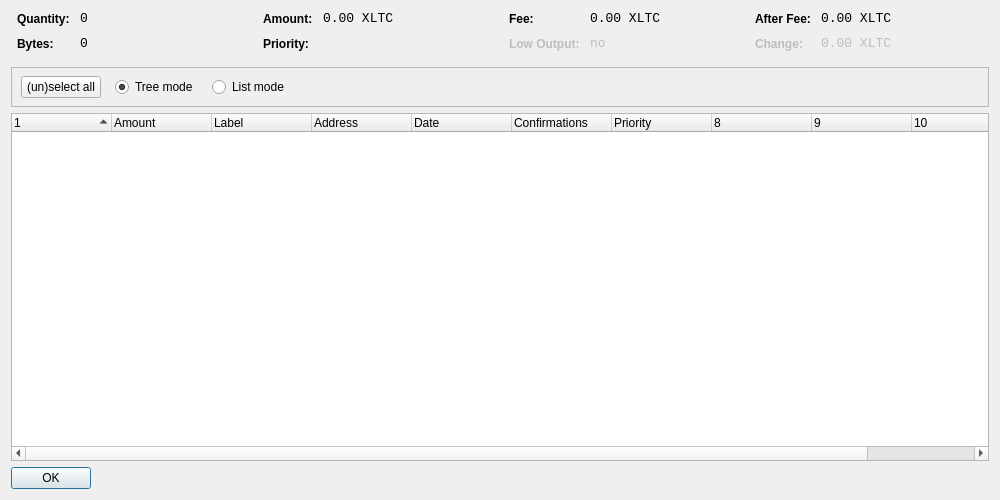
<?xml version="1.0" encoding="UTF-8"?>
<ui version="4.0">
 <class>CoinControlDialog</class>
 <widget class="QDialog" name="CoinControlDialog">
  <property name="geometry">
   <rect>
    <x>0</x>
    <y>0</y>
    <width>1000</width>
    <height>500</height>
   </rect>
  </property>
  <property name="windowTitle">
   <string>Coin Control</string>
  </property>
  <layout class="QVBoxLayout" name="verticalLayout">
   <item>
    <layout class="QHBoxLayout" name="horizontalLayoutTop" stretch="0,0,0,0">
     <property name="topMargin">
      <number>0</number>
     </property>
     <property name="bottomMargin">
      <number>10</number>
     </property>
     <item>
      <layout class="QFormLayout" name="formLayoutCoinControl1">
       <property name="horizontalSpacing">
        <number>10</number>
       </property>
       <property name="verticalSpacing">
        <number>10</number>
       </property>
       <property name="leftMargin">
        <number>6</number>
       </property>
       <property name="rightMargin">
        <number>6</number>
       </property>
       <item row="0" column="0">
        <widget class="QLabel" name="labelCoinControlQuantityText">
         <property name="styleSheet">
          <string notr="true">font-weight:bold;</string>
         </property>
         <property name="text">
          <string>Quantity:</string>
         </property>
        </widget>
       </item>
       <item row="0" column="1">
        <widget class="QLabel" name="labelCoinControlQuantity">
         <property name="font">
          <font>
           <family>Monospace</family>
           <pointsize>10</pointsize>
          </font>
         </property>
         <property name="cursor">
          <cursorShape>IBeamCursor</cursorShape>
         </property>
         <property name="contextMenuPolicy">
          <enum>Qt::ActionsContextMenu</enum>
         </property>
         <property name="text">
          <string notr="true">0</string>
         </property>
         <property name="textInteractionFlags">
          <set>Qt::LinksAccessibleByMouse|Qt::TextSelectableByKeyboard|Qt::TextSelectableByMouse</set>
         </property>
        </widget>
       </item>
       <item row="1" column="0">
        <widget class="QLabel" name="labelCoinControlBytesText">
         <property name="styleSheet">
          <string notr="true">font-weight:bold;</string>
         </property>
         <property name="text">
          <string>Bytes:</string>
         </property>
        </widget>
       </item>
       <item row="1" column="1">
        <widget class="QLabel" name="labelCoinControlBytes">
         <property name="font">
          <font>
           <family>Monospace</family>
           <pointsize>10</pointsize>
          </font>
         </property>
         <property name="cursor">
          <cursorShape>IBeamCursor</cursorShape>
         </property>
         <property name="contextMenuPolicy">
          <enum>Qt::ActionsContextMenu</enum>
         </property>
         <property name="text">
          <string notr="true">0</string>
         </property>
         <property name="textInteractionFlags">
          <set>Qt::LinksAccessibleByMouse|Qt::TextSelectableByKeyboard|Qt::TextSelectableByMouse</set>
         </property>
        </widget>
       </item>
      </layout>
     </item>
     <item>
      <layout class="QFormLayout" name="formLayoutCoinControl2">
       <property name="horizontalSpacing">
        <number>10</number>
       </property>
       <property name="verticalSpacing">
        <number>10</number>
       </property>
       <property name="leftMargin">
        <number>6</number>
       </property>
       <property name="rightMargin">
        <number>6</number>
       </property>
       <item row="0" column="0">
        <widget class="QLabel" name="labelCoinControlAmountText">
         <property name="styleSheet">
          <string notr="true">font-weight:bold;</string>
         </property>
         <property name="text">
          <string>Amount:</string>
         </property>
        </widget>
       </item>
       <item row="0" column="1">
        <widget class="QLabel" name="labelCoinControlAmount">
         <property name="font">
          <font>
           <family>Monospace</family>
           <pointsize>10</pointsize>
          </font>
         </property>
         <property name="cursor">
          <cursorShape>IBeamCursor</cursorShape>
         </property>
         <property name="contextMenuPolicy">
          <enum>Qt::ActionsContextMenu</enum>
         </property>
         <property name="text">
          <string notr="true">0.00 XLTC</string>
         </property>
         <property name="textInteractionFlags">
          <set>Qt::LinksAccessibleByMouse|Qt::TextSelectableByKeyboard|Qt::TextSelectableByMouse</set>
         </property>
        </widget>
       </item>
       <item row="1" column="0">
        <widget class="QLabel" name="labelCoinControlPriorityText">
         <property name="styleSheet">
          <string notr="true">font-weight:bold;</string>
         </property>
         <property name="text">
          <string>Priority:</string>
         </property>
        </widget>
       </item>
       <item row="1" column="1">
        <widget class="QLabel" name="labelCoinControlPriority">
         <property name="font">
          <font>
           <family>Monospace</family>
           <pointsize>10</pointsize>
          </font>
         </property>
         <property name="cursor">
          <cursorShape>IBeamCursor</cursorShape>
         </property>
         <property name="contextMenuPolicy">
          <enum>Qt::ActionsContextMenu</enum>
         </property>
         <property name="text">
          <string/>
         </property>
         <property name="textInteractionFlags">
          <set>Qt::LinksAccessibleByMouse|Qt::TextSelectableByKeyboard|Qt::TextSelectableByMouse</set>
         </property>
        </widget>
       </item>
      </layout>
     </item>
     <item>
      <layout class="QFormLayout" name="formLayoutCoinControl3">
       <property name="horizontalSpacing">
        <number>10</number>
       </property>
       <property name="verticalSpacing">
        <number>10</number>
       </property>
       <property name="leftMargin">
        <number>6</number>
       </property>
       <property name="rightMargin">
        <number>6</number>
       </property>
       <item row="0" column="0">
        <widget class="QLabel" name="labelCoinControlFeeText">
         <property name="styleSheet">
          <string notr="true">font-weight:bold;</string>
         </property>
         <property name="text">
          <string>Fee:</string>
         </property>
        </widget>
       </item>
       <item row="0" column="1">
        <widget class="QLabel" name="labelCoinControlFee">
         <property name="font">
          <font>
           <family>Monospace</family>
           <pointsize>10</pointsize>
          </font>
         </property>
         <property name="cursor">
          <cursorShape>IBeamCursor</cursorShape>
         </property>
         <property name="contextMenuPolicy">
          <enum>Qt::ActionsContextMenu</enum>
         </property>
         <property name="text">
          <string notr="true">0.00 XLTC</string>
         </property>
         <property name="textInteractionFlags">
          <set>Qt::LinksAccessibleByMouse|Qt::TextSelectableByKeyboard|Qt::TextSelectableByMouse</set>
         </property>
        </widget>
       </item>
       <item row="1" column="0">
        <widget class="QLabel" name="labelCoinControlLowOutputText">
         <property name="enabled">
          <bool>false</bool>
         </property>
         <property name="styleSheet">
          <string notr="true">font-weight:bold;</string>
         </property>
         <property name="text">
          <string>Low Output:</string>
         </property>
        </widget>
       </item>
       <item row="1" column="1">
        <widget class="QLabel" name="labelCoinControlLowOutput">
         <property name="enabled">
          <bool>false</bool>
         </property>
         <property name="font">
          <font>
           <family>Monospace</family>
           <pointsize>10</pointsize>
          </font>
         </property>
         <property name="cursor">
          <cursorShape>IBeamCursor</cursorShape>
         </property>
         <property name="contextMenuPolicy">
          <enum>Qt::ActionsContextMenu</enum>
         </property>
         <property name="text">
          <string notr="true">no</string>
         </property>
         <property name="textInteractionFlags">
          <set>Qt::LinksAccessibleByMouse|Qt::TextSelectableByKeyboard|Qt::TextSelectableByMouse</set>
         </property>
        </widget>
       </item>
      </layout>
     </item>
     <item>
      <layout class="QFormLayout" name="formLayoutCoinControl4">
       <property name="horizontalSpacing">
        <number>10</number>
       </property>
       <property name="verticalSpacing">
        <number>10</number>
       </property>
       <property name="leftMargin">
        <number>6</number>
       </property>
       <property name="rightMargin">
        <number>6</number>
       </property>
       <item row="0" column="0">
        <widget class="QLabel" name="labelCoinControlAfterFeeText">
         <property name="styleSheet">
          <string notr="true">font-weight:bold;</string>
         </property>
         <property name="text">
          <string>After Fee:</string>
         </property>
        </widget>
       </item>
       <item row="0" column="1">
        <widget class="QLabel" name="labelCoinControlAfterFee">
         <property name="font">
          <font>
           <family>Monospace</family>
           <pointsize>10</pointsize>
          </font>
         </property>
         <property name="cursor">
          <cursorShape>IBeamCursor</cursorShape>
         </property>
         <property name="contextMenuPolicy">
          <enum>Qt::ActionsContextMenu</enum>
         </property>
         <property name="text">
          <string notr="true">0.00 XLTC</string>
         </property>
         <property name="textInteractionFlags">
          <set>Qt::LinksAccessibleByMouse|Qt::TextSelectableByKeyboard|Qt::TextSelectableByMouse</set>
         </property>
        </widget>
       </item>
       <item row="1" column="0">
        <widget class="QLabel" name="labelCoinControlChangeText">
         <property name="enabled">
          <bool>false</bool>
         </property>
         <property name="styleSheet">
          <string notr="true">font-weight:bold;</string>
         </property>
         <property name="text">
          <string>Change:</string>
         </property>
        </widget>
       </item>
       <item row="1" column="1">
        <widget class="QLabel" name="labelCoinControlChange">
         <property name="enabled">
          <bool>false</bool>
         </property>
         <property name="font">
          <font>
           <family>Monospace</family>
           <pointsize>10</pointsize>
          </font>
         </property>
         <property name="cursor">
          <cursorShape>IBeamCursor</cursorShape>
         </property>
         <property name="contextMenuPolicy">
          <enum>Qt::ActionsContextMenu</enum>
         </property>
         <property name="text">
          <string notr="true">0.00 XLTC</string>
         </property>
         <property name="textInteractionFlags">
          <set>Qt::LinksAccessibleByMouse|Qt::TextSelectableByKeyboard|Qt::TextSelectableByMouse</set>
         </property>
        </widget>
       </item>
      </layout>
     </item>
    </layout>
   </item>
   <item>
    <widget class="QFrame" name="frame">
     <property name="minimumSize">
      <size>
       <width>0</width>
       <height>40</height>
      </size>
     </property>
     <property name="frameShape">
      <enum>QFrame::StyledPanel</enum>
     </property>
     <property name="frameShadow">
      <enum>QFrame::Sunken</enum>
     </property>
     <widget class="QWidget" name="horizontalLayoutWidget">
      <property name="geometry">
       <rect>
        <x>10</x>
        <y>0</y>
        <width>781</width>
        <height>41</height>
       </rect>
      </property>
      <layout class="QHBoxLayout" name="horizontalLayoutPanel" stretch="0,0,0,0,0">
       <property name="spacing">
        <number>14</number>
       </property>
       <item>
        <widget class="QPushButton" name="pushButtonSelectAll">
         <property name="sizePolicy">
          <sizepolicy hsizetype="Maximum" vsizetype="Fixed">
           <horstretch>0</horstretch>
           <verstretch>0</verstretch>
          </sizepolicy>
         </property>
         <property name="text">
          <string>(un)select all</string>
         </property>
        </widget>
       </item>
       <item>
        <widget class="QRadioButton" name="radioTreeMode">
         <property name="sizePolicy">
          <sizepolicy hsizetype="Maximum" vsizetype="Fixed">
           <horstretch>0</horstretch>
           <verstretch>0</verstretch>
          </sizepolicy>
         </property>
         <property name="text">
          <string>Tree mode</string>
         </property>
         <property name="checked">
          <bool>true</bool>
         </property>
        </widget>
       </item>
       <item>
        <widget class="QRadioButton" name="radioListMode">
         <property name="sizePolicy">
          <sizepolicy hsizetype="Maximum" vsizetype="Fixed">
           <horstretch>0</horstretch>
           <verstretch>0</verstretch>
          </sizepolicy>
         </property>
         <property name="text">
          <string>List mode</string>
         </property>
        </widget>
       </item>
       <item>
        <spacer name="horizontalSpacer">
         <property name="orientation">
          <enum>Qt::Horizontal</enum>
         </property>
         <property name="sizeHint" stdset="0">
          <size>
           <width>40</width>
           <height>20</height>
          </size>
         </property>
        </spacer>
       </item>
      </layout>
     </widget>
    </widget>
   </item>
   <item>
    <widget class="CoinControlTreeWidget" name="treeWidget">
     <property name="contextMenuPolicy">
      <enum>Qt::CustomContextMenu</enum>
     </property>
     <property name="sortingEnabled">
      <bool>false</bool>
     </property>
     <property name="columnCount">
      <number>11</number>
     </property>
     <attribute name="headerShowSortIndicator" stdset="0">
      <bool>true</bool>
     </attribute>
     <attribute name="headerStretchLastSection">
      <bool>false</bool>
     </attribute>
     <column>
      <property name="text">
       <string/>
      </property>
     </column>
     <column>
      <property name="text">
       <string>Amount</string>
      </property>
     </column>
     <column>
      <property name="text">
       <string>Label</string>
      </property>
     </column>
     <column>
      <property name="text">
       <string>Address</string>
      </property>
     </column>
     <column>
      <property name="text">
       <string>Date</string>
      </property>
     </column>
     <column>
      <property name="text">
       <string>Confirmations</string>
      </property>
      <property name="toolTip">
       <string>Confirmed</string>
      </property>
     </column>
     <column>
      <property name="text">
       <string>Priority</string>
      </property>
     </column>
     <column>
      <property name="text">
       <string/>
      </property>
     </column>
     <column>
      <property name="text">
       <string/>
      </property>
     </column>
     <column>
      <property name="text">
       <string/>
      </property>
     </column>
     <column>
      <property name="text">
       <string/>
      </property>
     </column>
    </widget>
   </item>
   <item>
    <widget class="QDialogButtonBox" name="buttonBox">
     <property name="sizePolicy">
      <sizepolicy hsizetype="Maximum" vsizetype="Fixed">
       <horstretch>0</horstretch>
       <verstretch>0</verstretch>
      </sizepolicy>
     </property>
     <property name="orientation">
      <enum>Qt::Horizontal</enum>
     </property>
     <property name="standardButtons">
      <set>QDialogButtonBox::Ok</set>
     </property>
    </widget>
   </item>
  </layout>
 </widget>
 <customwidgets>
  <customwidget>
   <class>CoinControlTreeWidget</class>
   <extends>QTreeWidget</extends>
   <header>coincontroltreewidget.h</header>
  </customwidget>
 </customwidgets>
 <resources/>
 <connections/>
</ui>
